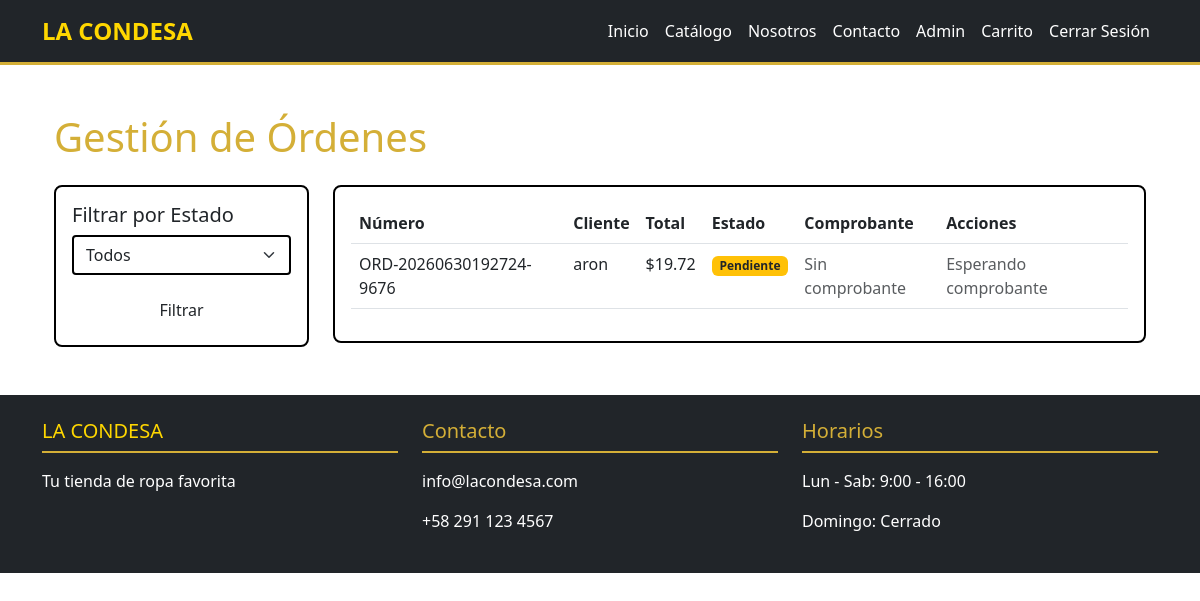
Page /admin/orders (signed in) on the committed database.
### models/order.py (models this page shows, shortened)
class Order(db.Model):
    __tablename__ = 'orders'
    STATUSES = ['pending_payment', 'paid', 'preparing', 'ready_for_pickup', 'delivered']
    PAYMENT_STATUS = ['pending', 'verified', 'cancelled']
    id = db.Column(db.Integer, primary_key=True)
    user_id = db.Column(db.Integer, db.ForeignKey('users.id'), nullable=False)
    order_number = db.Column(db.String(20), unique=True, nullable=False, index=True)
    subtotal = db.Column(db.Float, nullable=False, default=0.0)
    tax = db.Column(db.Float, nullable=False, default=0.0)
    discount = db.Column(db.Float, nullable=False, default=0.0)
    total = db.Column(db.Float, nullable=False, default=0.0)
    status = db.Column(db.String(20), default='pending_payment', nullable=False)
    pickup_location = db.Column(db.String(100), nullable=True)
    payment_status = db.Column(db.String(20), default='pending', nullable=False)
    payment_reference = db.Column(db.String(50), nullable=True)
    receipt_path = db.Column(db.String(255), nullable=True)
    payment_receipt_path = db.Column(db.String(255), nullable=True)
    confirmed_by_id = db.Column(db.Integer, db.ForeignKey('users.id'), nullable=True)
    created_at = db.Column(db.DateTime, default=datetime.utcnow)
    paid_at = db.Column(db.DateTime, nullable=True)
    delivered_at = db.Column(db.DateTime, nullable=True)
    items = db.relationship('OrderItem', backref='order', lazy='dynamic', cascade='all, delete-orphan')
    customer = db.relationship('User', foreign_keys=[user_id], back_populates='orders', lazy='select')
    confirmed_by = db.relationship('User', foreign_keys=[confirmed_by_id], lazy='select', overlaps="orders")

### models/user.py (models this page shows, shortened)
class User(UserMixin, db.Model):
    __tablename__ = 'users'
    ROLES = ['administrator', 'employee', 'customer']
    id = db.Column(db.Integer, primary_key=True)
    name = db.Column(db.String(100), nullable=False)
    email = db.Column(db.String(120), unique=True, nullable=False, index=True)
    password_hash = db.Column(db.String(256), nullable=False)
    phone = db.Column(db.String(20), nullable=True)
    role = db.Column(db.String(20), default='customer', nullable=False)
    is_active = db.Column(db.Boolean, default=True)
    created_at = db.Column(db.DateTime, default=datetime.utcnow)
    orders = db.relationship('Order', foreign_keys='Order.user_id', back_populates='customer', lazy='dynamic')

### routes/admin.py (the view)
@admin_bp.route('/orders')
@login_required
@admin_required
def orders():
    status = request.args.get('status')
    query = Order.query
    if status:
        query = query.filter_by(status=status)
    all_orders = query.order_by(Order.created_at.desc()).all()
    return render_template('admin/orders.html', orders=all_orders)

### utils/sessions.py (called while the page is built)
def track_session_activity():
    if current_user.is_authenticated:
        session['last_activity'] = datetime.utcnow().isoformat()
        session['user_agent'] = request.headers.get('User-Agent')
        session['ip_address'] = request.remote_addr

### templates/admin/orders.html (shortened to what this page needs)
{% extends "base.html" %}
{% block content %}
<div class="container mt-5">
    <h1 class="text-gold mb-4">Gestión de Órdenes</h1>
    <div class="row mb-4">
        <div class="col-md-3">
            <div class="card border-black">
                <div class="card-body">
                    <h5>Filtrar por Estado</h5>
                    <form method="get" action="{{ url_for('admin.orders') }}">
                        <select name="status" class="form-select">
                            <option value="">Todos</option>
                        </select>
                        <button type="submit" class="btn btn-black mt-3 w-100">Filtrar</button>
                    </form>
                </div>
            </div>
        </div>
        <div class="col-md-9">
            <div class="card border-black">
                <div class="card-body">
                    {% if orders %}
                    <div class="table-responsive">
                    <table class="table">
                        <thead>
                            <tr>
                                <th>Número</th>
                                <th>Cliente</th>
                                <th>Total</th>
                                <th>Estado</th>
                                <th>Comprobante</th>
                                <th>Acciones</th>
                            </tr>
                        </thead>
                        <tbody>
                            {% for order in orders %}
                            <tr>
                                <td>{{ order.order_number }}</td>
                                <td>{{ order.customer.name }}</td>
                                <td>${{ "%.2f"|format(order.total) }}</td>
                                <td>
                                    {% if order.status == 'pending_payment' %}
                                    <span class="badge bg-warning text-dark">Pendiente</span>
                                    {% elif order.status == 'paid' %}
                                    <span class="badge bg-info">Pagado</span>
                                    {% elif order.status == 'preparing' %}
                                    <span class="badge bg-primary">Preparando</span>
                                    {% elif order.status == 'ready_for_pickup' %}
                                    <span class="badge bg-purple">Listo</span>
                                    {% elif order.status == 'delivered' %}
                                    <span class="badge bg-success">Entregado</span>
                                    {% else %}
                                    <span class="badge bg-secondary">{{ order.status|status_es }}</span>
                                    {% endif %}
                                </td>
                                <td>
                                    {% if order.payment_receipt_path %}
                                    <a href="{{ url_for('static', filename=order.payment_receipt_path) }}" target="_blank" class="btn btn-sm btn-outline-info">Ver</a>
                                    {% else %}
                                    <span class="text-muted">Sin comprobante</span>
                                    {% endif %}
                                </td>
                                <td>
                                    {% if order.status == 'pending_payment' and not order.payment_receipt_path %}
                                    <span class="text-muted">Esperando comprobante</span>
                                    {% endif %}
                                </td>
                            </tr>
                            {% endfor %}
                        </tbody>
                    </table>
                    </div>
                    {% else %}
                    <p>No hay órdenes que coincidan con tu búsqueda.</p>
                    {% endif %}
                </div>
            </div>
        </div>
    </div>
</div>
{% endblock %}

### static/css/style.css (style rules this page uses)
:root { --primary-black: #000000; --primary-gold: #D4AF37; --primary-blue: #1E90FF; --primary-white: #FFFFFF; }
body { font-family: 'Segoe UI', Tahoma, Geneva, Verdana, sans-serif; background-color: var(--primary-white); }
.text-gold { color: var(--primary-gold) !important; }
.card { border: 2px solid var(--primary-black); border-radius: 8px; }
.form-select, .form-control { border: 2px solid var(--primary-black); border-radius: 4px; }

### rows in the picture
Order: order_number "ORD-20260630192724-9676", customer.name "aron", total "19.72", status "Pendiente", shows "Sin comprobante"
